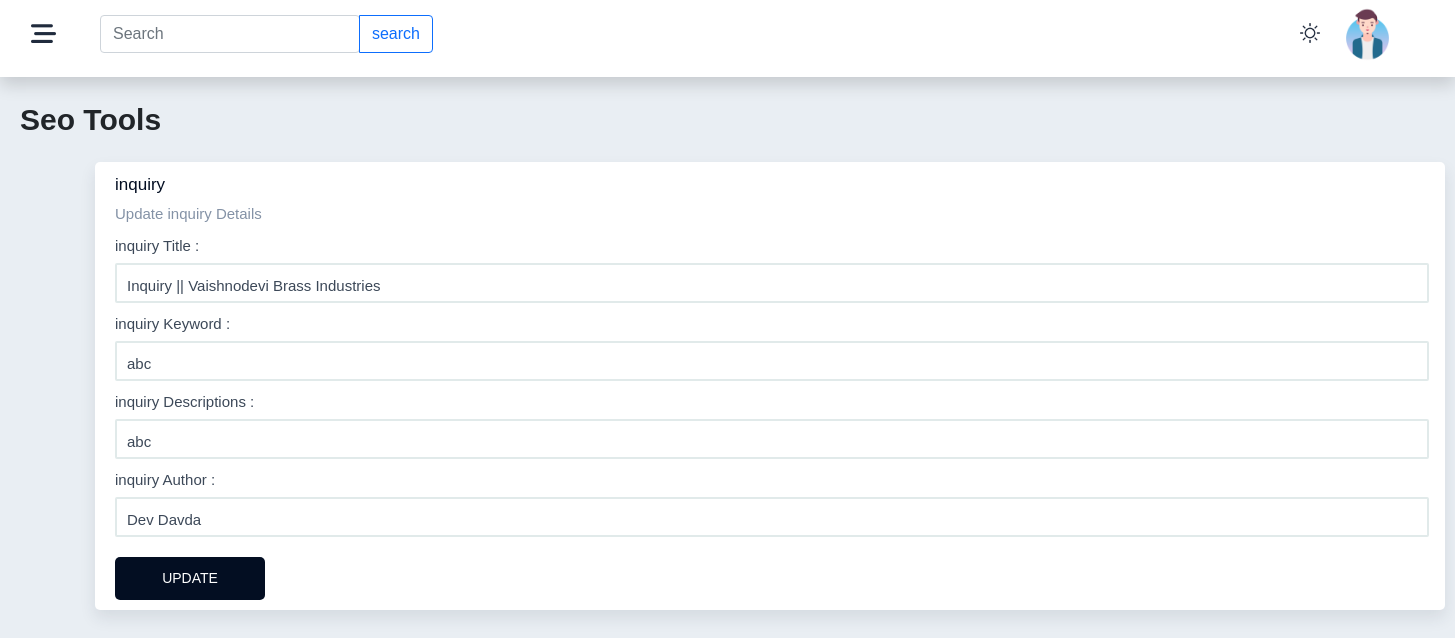
The page /admin/inquiry_page.php on the database its author committed.
### tables this page shows
CREATE TABLE `inquiry_page` (
  `id` int(255) NOT NULL,
  `inquiry_title` varchar(999) NOT NULL,
  `inquiry_keyword` varchar(999) NOT NULL,
  `inquiry_description` varchar(999) NOT NULL,
  `inquiry_author` varchar(999) NOT NULL
);

### admin/inquiry_page.php (the view, shortened to what this page needs)
<?php include 'includes/php/dbcon.php'; ?>
<?php
     $st = "SELECT * FROM `inquiry_page` WHERE `id` = 1";
     $res = mysqli_query($cn, $st) or die("Not Inserted");
     $row = mysqli_fetch_assoc($res);
?>
<!DOCTYPE html>
<html lang="en">
<head>
     <link href="https://cdn.jsdelivr.net/npm/bootstrap@5.0.2/dist/css/bootstrap.min.css" rel="stylesheet">
     <link rel="stylesheet" href="https://cdnjs.cloudflare.com/ajax/libs/font-awesome/6.5.1/css/all.min.css" />
     <link rel="stylesheet" href="https://use.fontawesome.com/releases/v5.7.2/css/all.css">
     <link rel="stylesheet" href="includes/css/footer.css">
     <link rel="stylesheet" href="includes/css/seo_tools.css">
     <link rel="stylesheet" href="includes/css/header.css">
</head>
<body>
     <?php include 'includes/php/header.php'; ?>
     <div class="tp-title-seo">
          Seo Tools
	</div>
     <div class="SEO">
          <p class="p5">inquiry</p>
          <p class="p6">Update inquiry Details</p>
          <form action="inquiry_page.php" method="post" enctype="multipart/form-data">
               <div class="form-group">
                    <label for="inquiry Title" class="first">inquiry Title :</label>
                    <input type="text" name="title" class="i1" value="<?php echo isset($row['inquiry_title']) ? $row['inquiry_title'] : '' ?>">
               </div>
               <div class="form-group">
                    <label for="inquiry Keyword" class="first">inquiry Keyword :</label>
                    <input type="text" name="keyword" class="i1" value="<?php echo isset($row['inquiry_keyword']) ? $row['inquiry_keyword'] : '' ?>">
               </div>
               <div class="form-group">
                    <label for="inquiry Descriptions" class="first">inquiry Descriptions :</label>
                    <input type="text" name="descriptions" class="i1" value="<?php echo isset($row['inquiry_description']) ? $row['inquiry_description'] : '' ?>">
               </div>
               <div class="form-group">
                    <label for="inquiry Author" class="first">inquiry Author :</label>
                    <input type="text" name="author" class="i1" value="<?php echo isset($row['inquiry_author']) ? $row['inquiry_author'] : '' ?>">
               </div>
               <input type="submit" class="submit" name="update_inquiry" value="UPDATE">
          </form>
     </div>
</body>
</html>

### admin/includes/css/seo_tools.css (style rules this page uses)
body { font-family: Arial, Helvetica, sans-serif; background-color: #e9eef3; margin-bottom: 20px; }
.SEO input[type=text] { color: #3c4858; width: 97.3%; height: 40px; padding-top: 5px; margin-top: 5px; padding-left: 10px; margin-left: 20px; font-size: 15px; border: 2px solid #e1eaea; border-radius: 2px; -webkit-border-radius: 2px; -moz-border-radius: 2px; -ms-border-radius: 2px; -o-border-radius: 2px; }
.submit { margin-top: 20px; margin-left: 20px; width: 150px; height: 43px; border: none; outline: none; margin-bottom: 10px; font-size: 14px; font-weight: 500; color: white; border-color: #030e22; background-color: #030e22; border-radius: 5px; cursor: pointer; -webkit-border-radius: 5px; -moz-border-radius: 5px; -ms-border-radius: 5px; -o-border-radius: 5px; }
.SEO { margin-top: 20px; margin-left: 95px; background-color: white; width: 1350px; border-radius: 5px; box-shadow: 0 0.5rem 1rem 0 rgba(44, 51, 73, 0.1); -webkit-border-radius: 5px; -moz-border-radius: 5px; -ms-border-radius: 5px; -o-border-radius: 5px; }
.p5 { padding-top: 10px; padding-left: 20px; margin-bottom: 5px; color: #030e22; font-size: 17px; font-weight: 500; }
.p6 { padding-left: 20px; font-size: 15px; margin-bottom: 0; color: #8492a6; }
.first { color: #3c4858; margin-top: 10px; margin-left: 20px; font-size: 15px; }
.tp-title-seo { margin-left: 20px; margin-top: 20px; font-size: 30px; font-weight: 600; }

### rows shown on the page
inquiry_page: title "Inquiry || Vaishnodevi Brass Industries", keyword "abc", descriptions "abc", author "Dev Davda"
